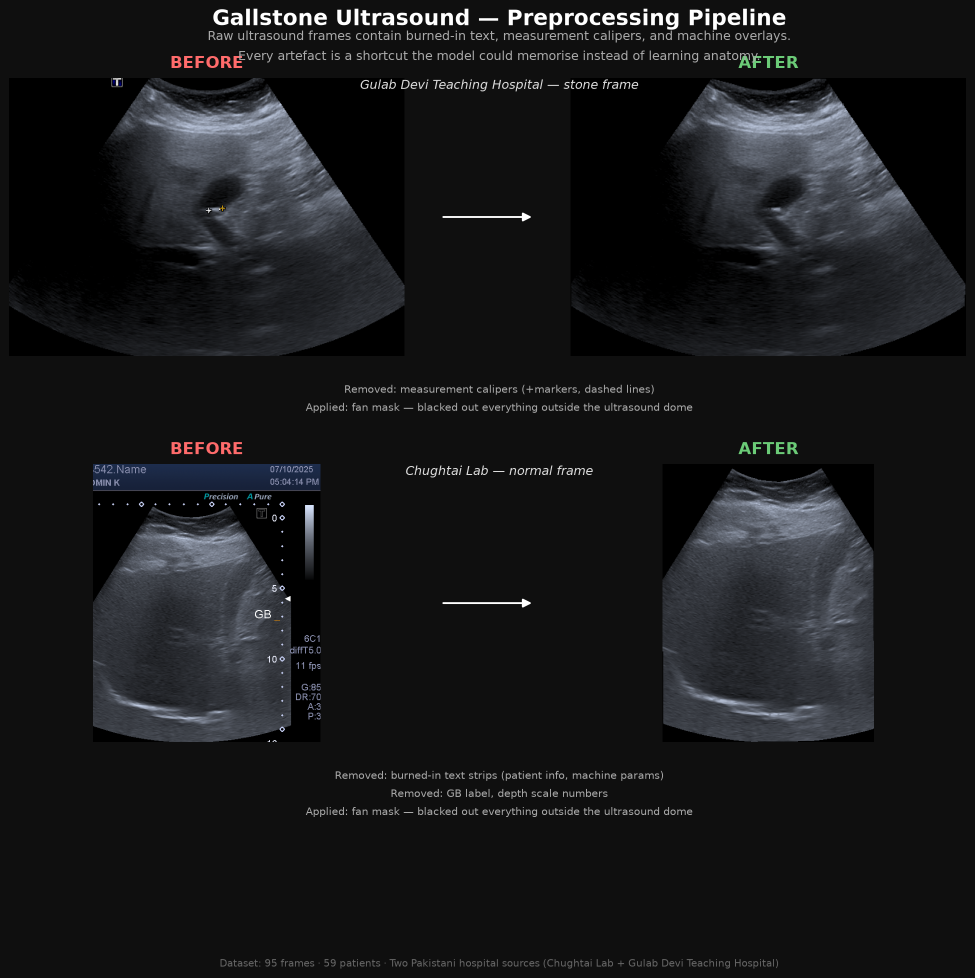
#> input picture pipeline_preview.png, 1950 x 1956 px (shown at 1/2 size)
$ python -i ingest_new_dataset.py   (imports and definitions only)
#> lines starting #> are read from the running program, lines starting #| are printed output that depends on the picture; after the words box and inside, x2 and y2 are one past the last pixel; in counts of white or black regions, pixels touching at a corner belong together
#> further down, picture is the input picture: shape (1956, 1950, 3); mean B, G, R 26.8, 25.3, 24.5
"""
ingest_new_dataset.py

Stage 0 pipeline for new_dataset_12_july/ — sector crop, deduplication,
and manifest update.

What this does:
  0.1  Scan new_dataset_12_july/ folder structure → metadata per frame
  0.2  Sector crop: Chughtai dual-pane → right pane → largest-CC bounding box → processed/
  0.3  Perceptual hash deduplication (within new batch + against existing processed/)
  0.4  Append new rows to manifest.csv (existing rows untouched)

After running this, run the staging pipeline:
  python strip_chughtai_overlay.py --top 0.14 --right 0.20   → stage1/
  python remove_calipers.py                                    → stage2/
  python mask_fan.py                                           → stage3/

Usage:
  python ingest_new_dataset.py              # full run
  python ingest_new_dataset.py --dry-run    # show what would happen, write nothing
  python ingest_new_dataset.py --preview PATIENT_FOLDER_NAME  # show crop for one patient
"""

import argparse
import re
import sys
from pathlib import Path

import cv2
import numpy as np
import pandas as pd

ROOT       = Path(__file__).parent
NEW_DATA   = ROOT / "new_dataset_12_july"
PROCESSED  = ROOT / "processed"
MANIFEST   = ROOT / "manifest.csv"

# Chughtai dual-pane: GB is always in the right pane
SOURCE     = "Chughtai"
HOSPITAL   = "Chughtai Lab"

# Folder name → canonical label value
LABEL_MAP = {"normal": "normal", "stone": "stones", "stones": "stones"}

INSET = 4          # pixels to inset from bounding box edges when cropping
HAMMING_THRESH = 6  # near-duplicate threshold


# ─── Name normalisation ───────────────────────────────────────────────────────

# [10 lines left out: function normalize_patient_name, not called in this run]


def make_patient_id(slug: str) -> str:
    return f"ch_{slug}"


# ─── Frame number from BMP filename ──────────────────────────────────────────

# [23 lines left out: functions frame_num, phash, not called in this run]


def hamming(h1: np.ndarray, h2: np.ndarray) -> int:
    return int(np.sum(h1 != h2))


# ─── Sector crop (Stage 0.2) ─────────────────────────────────────────────────

def sector_crop_chughtai(img: np.ndarray) -> tuple[np.ndarray, str]:
    """
    Crop the Chughtai GB pane from a dual-pane frame.

    Steps:
      1. Take the right half (GB is always in the right pane for Chughtai).
      2. Grayscale threshold > 18 → content mask.
      3. Morphological open (3×3) to erase thin text, close (25×25) to merge fan.
      4. Largest connected component → bounding box crop with INSET.

    Returns (cropped_image, gb_view_string).
    """
    h, w = img.shape[:2]
#> h = 1956; w = 1950
    right = img[:, w // 2 :]              # right pane only
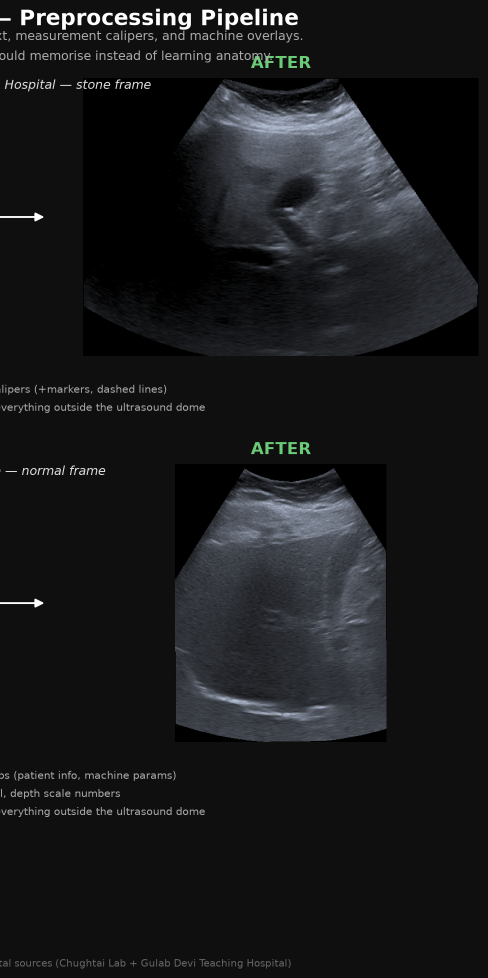
#> right: shape (1956, 975, 3) (shown at 1/2 size); mean B, G, R 27.1, 25.7, 24.8

    gray    = cv2.cvtColor(right, cv2.COLOR_BGR2GRAY)
    _, mask = cv2.threshold(gray, 18, 255, cv2.THRESH_BINARY)
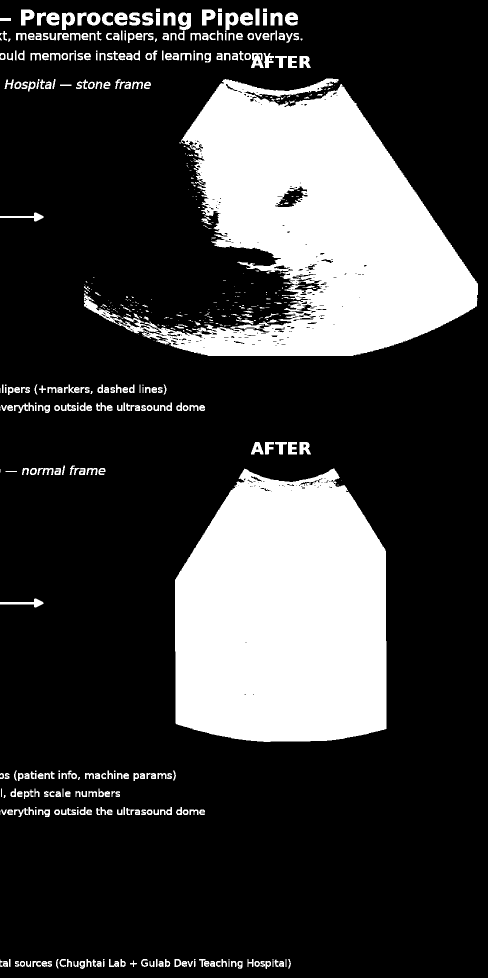
#> mask: shape (1956, 975) (shown at 1/2 size); 23.5% white; 580 white regions (225 under 20 px), largest, box (x1, y1, x2, y2) and area: (168, 157, 956, 712) 206419, (350, 937, 773, 1484) 198893, (356, 25, 382, 60) 644

    open_k  = np.ones((3, 3),   np.uint8)
    close_k = np.ones((25, 25), np.uint8)
    opened  = cv2.morphologyEx(mask, cv2.MORPH_OPEN,  open_k)
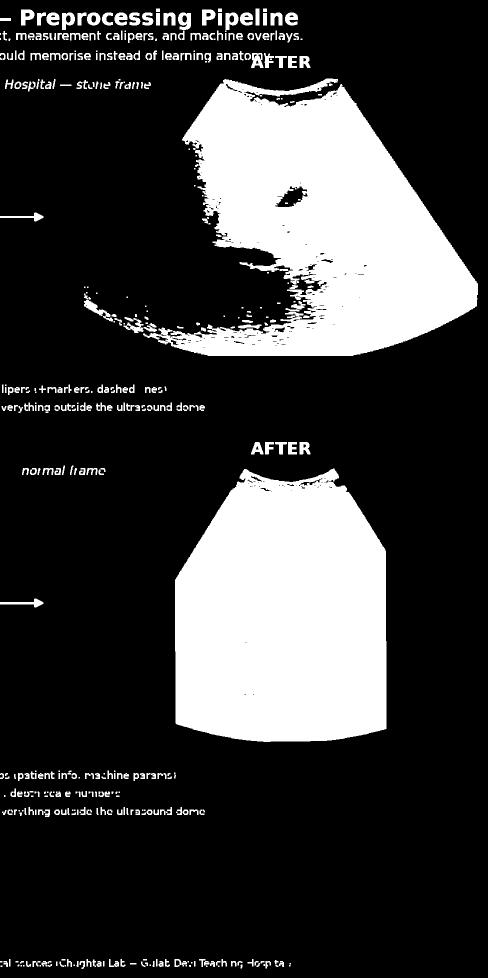
#> opened: shape (1956, 975) (shown at 1/2 size); 23.1% white; 500 white regions (124 under 20 px), largest, box (x1, y1, x2, y2) and area: (286, 157, 956, 712) 201463, (350, 937, 773, 1484) 198784, (168, 600, 226, 643) 729
    closed  = cv2.morphologyEx(opened, cv2.MORPH_CLOSE, close_k)
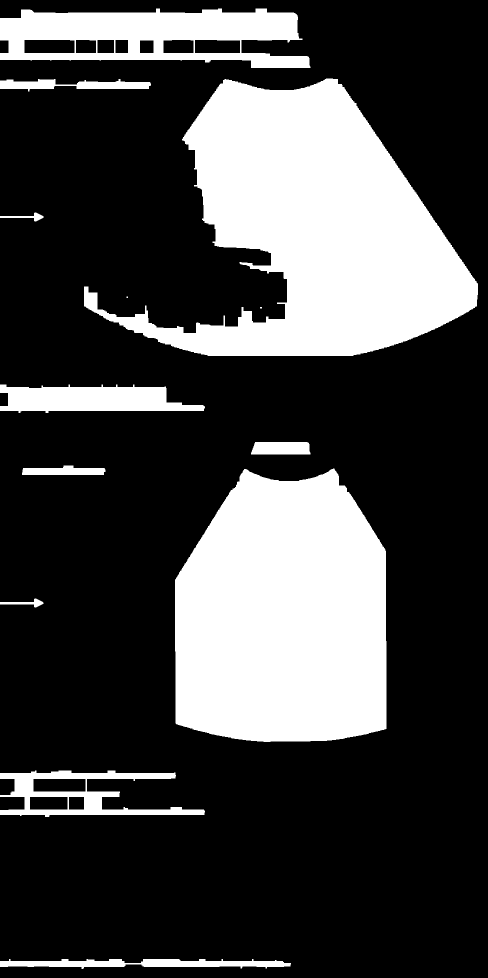
#> closed: shape (1956, 975) (shown at 1/2 size); 26.9% white; 13 white regions (2 under 20 px), largest, box (x1, y1, x2, y2) and area: (168, 157, 956, 712) 220356, (350, 937, 773, 1484) 199442, (0, 17, 621, 136) 45583

    n_labels, labels, stats, _ = cv2.connectedComponentsWithStats(closed, connectivity=8)
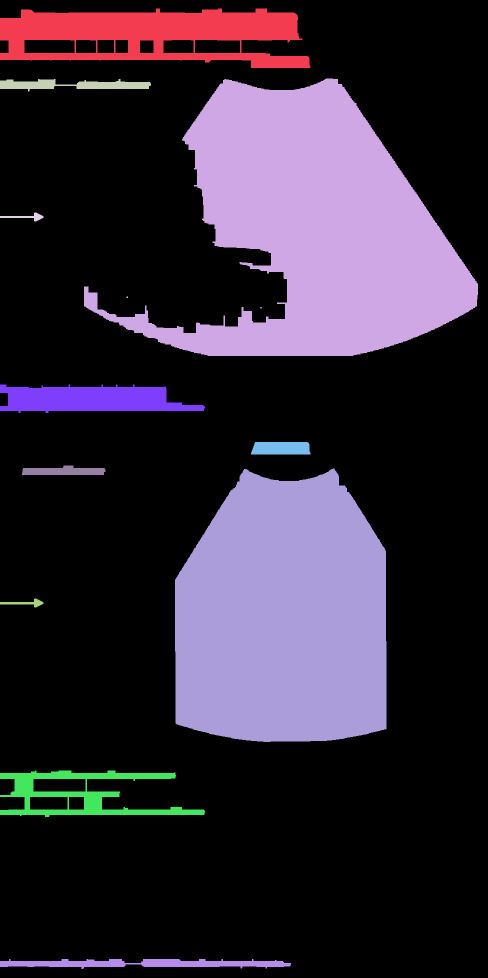
#> labels: shape (1956, 975) int32 (shown at 1/2 size); 14 distinct labels, from 0 to 13; one colour per label, 0 black
#> n_labels = 14; stats = 14 rows, first 6: [0, 0, 975, 1956, 1393439], [0, 17, 621, 119, 45583], [168, 157, 788, 555, 220356], [0, 158, 302, 25, 4157], [0, 425, 87, 18, 500], [253, 593, 3, 3, 9]
    if n_labels <= 1:
        return right, "gb_dual"           # fallback: return raw right half

    areas      = stats[1:, cv2.CC_STAT_AREA]
#> areas = [45583, 220356, 4157, 500, 9, 12, 16757, 2832, 2406, 199442, 567, 13944, 7096]
    best       = int(np.argmax(areas)) + 1
#> best = 2
    x, y       = stats[best, cv2.CC_STAT_LEFT],  stats[best, cv2.CC_STAT_TOP]
#> x = 168; y = 157
    bw, bh     = stats[best, cv2.CC_STAT_WIDTH], stats[best, cv2.CC_STAT_HEIGHT]
#> bw = 788; bh = 555

    x1 = max(0, x + INSET);  y1 = max(0, y + INSET)
#> after `x1 = max(0, x + INSET)`: x1 = 172
#> after `y1 = max(0, y + INSET)`: y1 = 161
    x2 = min(right.shape[1], x + bw - INSET)
#> x2 = 952
    y2 = min(right.shape[0], y + bh - INSET)
#> y2 = 708

    if x2 <= x1 or y2 <= y1:
        return right, "gb_dual"

    return right[y1:y2, x1:x2], "gb_dual"


# ─── Scan new_dataset_12_july/ ───────────────────────────────────────────────

# [58 lines left out: functions scan_new_dataset, hash_existing_processed, not called in this run]


# ─── Canonical output filename ────────────────────────────────────────────────

def output_path(label: str, patient_id: str, fn: str) -> Path:
    """processed/<label>/<patient_id>_<fn>.png"""
    return PROCESSED / label / f"{patient_id}_{fn}.png"


# [184 lines left out: functions find_free_filename, main, not called in this run]


# [8 lines not run here, left out]

>>> import cv2
>>> picture = cv2.imread('pipeline_preview.png')
>>> result = sector_crop_chughtai(picture)
